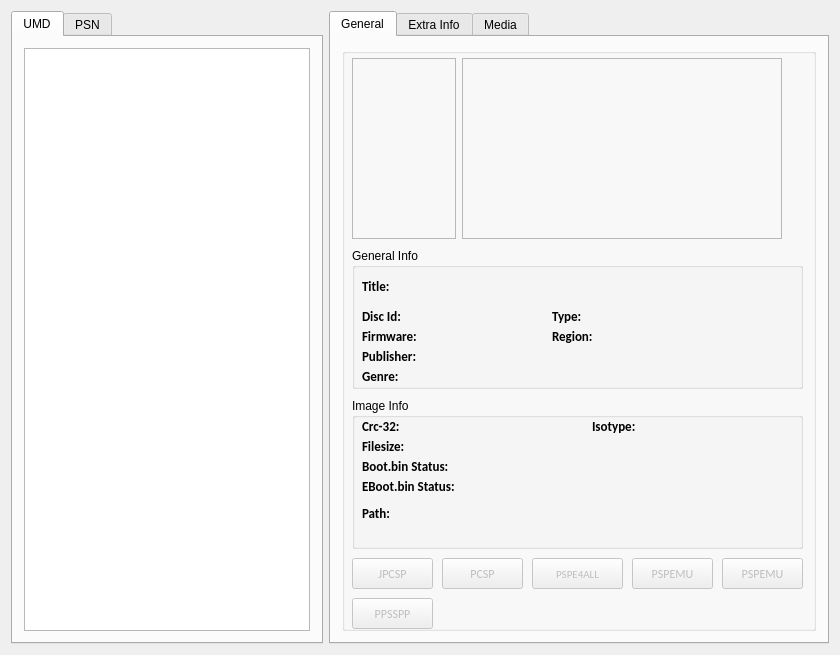
<?xml version="1.0" encoding="UTF-8"?>
<ui version="4.0">
 <class>umdWidget</class>
 <widget class="QWidget" name="umdWidget">
  <property name="geometry">
   <rect>
    <x>0</x>
    <y>0</y>
    <width>840</width>
    <height>655</height>
   </rect>
  </property>
  <property name="minimumSize">
   <size>
    <width>840</width>
    <height>605</height>
   </size>
  </property>
  <property name="windowTitle">
   <string>umdWidget</string>
  </property>
  <layout class="QHBoxLayout" name="horizontalLayout">
   <item>
    <widget class="QTabWidget" name="tabWidget">
     <property name="currentIndex">
      <number>0</number>
     </property>
     <widget class="QWidget" name="tab">
      <attribute name="title">
       <string>UMD</string>
      </attribute>
      <layout class="QHBoxLayout" name="horizontalLayout_2">
       <item>
        <widget class="QTreeView" name="umdList">
         <property name="rootIsDecorated">
          <bool>false</bool>
         </property>
         <property name="itemsExpandable">
          <bool>false</bool>
         </property>
         <property name="sortingEnabled">
          <bool>true</bool>
         </property>
         <attribute name="headerCascadingSectionResizes">
          <bool>false</bool>
         </attribute>
        </widget>
       </item>
      </layout>
     </widget>
     <widget class="QWidget" name="tab_2">
      <attribute name="title">
       <string>PSN</string>
      </attribute>
      <layout class="QHBoxLayout" name="horizontalLayout_3">
       <item>
        <widget class="QTreeView" name="psnList">
         <property name="rootIsDecorated">
          <bool>false</bool>
         </property>
         <property name="itemsExpandable">
          <bool>false</bool>
         </property>
         <property name="sortingEnabled">
          <bool>true</bool>
         </property>
         <attribute name="headerCascadingSectionResizes">
          <bool>false</bool>
         </attribute>
        </widget>
       </item>
      </layout>
     </widget>
    </widget>
   </item>
   <item>
    <widget class="QTabWidget" name="tabWidget_2">
     <property name="sizePolicy">
      <sizepolicy hsizetype="Preferred" vsizetype="Preferred">
       <horstretch>0</horstretch>
       <verstretch>0</verstretch>
      </sizepolicy>
     </property>
     <property name="minimumSize">
      <size>
       <width>500</width>
       <height>587</height>
      </size>
     </property>
     <property name="maximumSize">
      <size>
       <width>16777215</width>
       <height>16777215</height>
      </size>
     </property>
     <property name="currentIndex">
      <number>0</number>
     </property>
     <widget class="QWidget" name="tab_5">
      <attribute name="title">
       <string>General</string>
      </attribute>
      <layout class="QHBoxLayout" name="horizontalLayout_4">
       <item>
        <widget class="QGroupBox" name="groupBox_2">
         <property name="minimumSize">
          <size>
           <width>450</width>
           <height>549</height>
          </size>
         </property>
         <property name="title">
          <string/>
         </property>
         <widget class="QLabel" name="coverpix">
          <property name="geometry">
           <rect>
            <x>10</x>
            <y>10</y>
            <width>104</width>
            <height>181</height>
           </rect>
          </property>
          <property name="minimumSize">
           <size>
            <width>104</width>
            <height>181</height>
           </size>
          </property>
          <property name="maximumSize">
           <size>
            <width>104</width>
            <height>181</height>
           </size>
          </property>
          <property name="frameShape">
           <enum>QFrame::StyledPanel</enum>
          </property>
          <property name="frameShadow">
           <enum>QFrame::Plain</enum>
          </property>
          <property name="text">
           <string/>
          </property>
          <property name="scaledContents">
           <bool>false</bool>
          </property>
          <property name="margin">
           <number>0</number>
          </property>
          <property name="indent">
           <number>-1</number>
          </property>
         </widget>
         <widget class="QLabel" name="screenshotpix">
          <property name="geometry">
           <rect>
            <x>120</x>
            <y>10</y>
            <width>320</width>
            <height>181</height>
           </rect>
          </property>
          <property name="minimumSize">
           <size>
            <width>320</width>
            <height>181</height>
           </size>
          </property>
          <property name="maximumSize">
           <size>
            <width>320</width>
            <height>181</height>
           </size>
          </property>
          <property name="frameShape">
           <enum>QFrame::StyledPanel</enum>
          </property>
          <property name="frameShadow">
           <enum>QFrame::Plain</enum>
          </property>
          <property name="text">
           <string/>
          </property>
          <property name="scaledContents">
           <bool>false</bool>
          </property>
          <property name="margin">
           <number>0</number>
          </property>
          <property name="indent">
           <number>-1</number>
          </property>
         </widget>
         <widget class="QGroupBox" name="groupBox_3">
          <property name="geometry">
           <rect>
            <x>10</x>
            <y>200</y>
            <width>451</width>
            <height>141</height>
           </rect>
          </property>
          <property name="title">
           <string>General Info</string>
          </property>
          <widget class="QLabel" name="collectionfwlabel">
           <property name="geometry">
            <rect>
             <x>80</x>
             <y>80</y>
             <width>111</width>
             <height>16</height>
            </rect>
           </property>
           <property name="font">
            <font>
             <family>Calibri</family>
             <pointsize>10</pointsize>
            </font>
           </property>
           <property name="text">
            <string/>
           </property>
          </widget>
          <widget class="QLabel" name="label_17">
           <property name="geometry">
            <rect>
             <x>10</x>
             <y>80</y>
             <width>61</width>
             <height>16</height>
            </rect>
           </property>
           <property name="font">
            <font>
             <family>Calibri</family>
             <pointsize>10</pointsize>
             <weight>75</weight>
             <bold>true</bold>
            </font>
           </property>
           <property name="text">
            <string>Firmware:</string>
           </property>
          </widget>
          <widget class="QLabel" name="label_18">
           <property name="geometry">
            <rect>
             <x>10</x>
             <y>60</y>
             <width>61</width>
             <height>16</height>
            </rect>
           </property>
           <property name="font">
            <font>
             <family>Calibri</family>
             <pointsize>10</pointsize>
             <weight>75</weight>
             <bold>true</bold>
            </font>
           </property>
           <property name="text">
            <string>Disc Id:</string>
           </property>
          </widget>
          <widget class="QLabel" name="label_19">
           <property name="geometry">
            <rect>
             <x>200</x>
             <y>60</y>
             <width>41</width>
             <height>16</height>
            </rect>
           </property>
           <property name="font">
            <font>
             <family>Calibri</family>
             <pointsize>10</pointsize>
             <weight>75</weight>
             <bold>true</bold>
            </font>
           </property>
           <property name="text">
            <string>Type:</string>
           </property>
          </widget>
          <widget class="QLabel" name="collectiontypelabel">
           <property name="geometry">
            <rect>
             <x>250</x>
             <y>60</y>
             <width>171</width>
             <height>16</height>
            </rect>
           </property>
           <property name="font">
            <font>
             <family>Calibri</family>
             <pointsize>10</pointsize>
            </font>
           </property>
           <property name="text">
            <string/>
           </property>
          </widget>
          <widget class="QLabel" name="label_20">
           <property name="geometry">
            <rect>
             <x>200</x>
             <y>80</y>
             <width>41</width>
             <height>16</height>
            </rect>
           </property>
           <property name="font">
            <font>
             <family>Calibri</family>
             <pointsize>10</pointsize>
             <weight>75</weight>
             <bold>true</bold>
            </font>
           </property>
           <property name="text">
            <string>Region:</string>
           </property>
          </widget>
          <widget class="QLabel" name="collectiondiscidlabel">
           <property name="geometry">
            <rect>
             <x>80</x>
             <y>60</y>
             <width>111</width>
             <height>16</height>
            </rect>
           </property>
           <property name="font">
            <font>
             <family>Calibri</family>
             <pointsize>10</pointsize>
            </font>
           </property>
           <property name="text">
            <string/>
           </property>
          </widget>
          <widget class="QLabel" name="collectionregionlabel">
           <property name="geometry">
            <rect>
             <x>250</x>
             <y>80</y>
             <width>171</width>
             <height>16</height>
            </rect>
           </property>
           <property name="font">
            <font>
             <family>Calibri</family>
             <pointsize>10</pointsize>
            </font>
           </property>
           <property name="text">
            <string/>
           </property>
          </widget>
          <widget class="QLabel" name="label_21">
           <property name="geometry">
            <rect>
             <x>10</x>
             <y>30</y>
             <width>61</width>
             <height>16</height>
            </rect>
           </property>
           <property name="font">
            <font>
             <family>Calibri</family>
             <pointsize>10</pointsize>
             <weight>75</weight>
             <bold>true</bold>
            </font>
           </property>
           <property name="text">
            <string>Title:</string>
           </property>
          </widget>
          <widget class="QLabel" name="collectiontitlelabel">
           <property name="geometry">
            <rect>
             <x>80</x>
             <y>20</y>
             <width>341</width>
             <height>31</height>
            </rect>
           </property>
           <property name="font">
            <font>
             <family>Calibri</family>
             <pointsize>10</pointsize>
             <weight>75</weight>
             <bold>true</bold>
            </font>
           </property>
           <property name="text">
            <string/>
           </property>
           <property name="wordWrap">
            <bool>true</bool>
           </property>
          </widget>
          <widget class="QLabel" name="genrelcollectionlabel">
           <property name="geometry">
            <rect>
             <x>80</x>
             <y>120</y>
             <width>301</width>
             <height>16</height>
            </rect>
           </property>
           <property name="font">
            <font>
             <family>Calibri</family>
             <pointsize>10</pointsize>
            </font>
           </property>
           <property name="text">
            <string/>
           </property>
          </widget>
          <widget class="QLabel" name="publishercollectionlabel">
           <property name="geometry">
            <rect>
             <x>80</x>
             <y>100</y>
             <width>281</width>
             <height>16</height>
            </rect>
           </property>
           <property name="font">
            <font>
             <family>Calibri</family>
             <pointsize>10</pointsize>
            </font>
           </property>
           <property name="text">
            <string/>
           </property>
          </widget>
          <widget class="QLabel" name="label_15">
           <property name="geometry">
            <rect>
             <x>10</x>
             <y>120</y>
             <width>61</width>
             <height>16</height>
            </rect>
           </property>
           <property name="font">
            <font>
             <family>Calibri</family>
             <pointsize>10</pointsize>
             <weight>75</weight>
             <bold>true</bold>
            </font>
           </property>
           <property name="text">
            <string>Genre:</string>
           </property>
          </widget>
          <widget class="QLabel" name="label_14">
           <property name="geometry">
            <rect>
             <x>10</x>
             <y>100</y>
             <width>61</width>
             <height>16</height>
            </rect>
           </property>
           <property name="font">
            <font>
             <family>Calibri</family>
             <pointsize>10</pointsize>
             <weight>75</weight>
             <bold>true</bold>
            </font>
           </property>
           <property name="text">
            <string>Publisher:</string>
           </property>
          </widget>
         </widget>
         <widget class="QGroupBox" name="groupBox_4">
          <property name="geometry">
           <rect>
            <x>10</x>
            <y>350</y>
            <width>451</width>
            <height>151</height>
           </rect>
          </property>
          <property name="title">
           <string>Image Info</string>
          </property>
          <widget class="QLabel" name="label_16">
           <property name="geometry">
            <rect>
             <x>10</x>
             <y>20</y>
             <width>61</width>
             <height>16</height>
            </rect>
           </property>
           <property name="font">
            <font>
             <family>Calibri</family>
             <pointsize>10</pointsize>
             <weight>75</weight>
             <bold>true</bold>
            </font>
           </property>
           <property name="text">
            <string>Crc-32:</string>
           </property>
          </widget>
          <widget class="QLabel" name="crclabel">
           <property name="geometry">
            <rect>
             <x>80</x>
             <y>20</y>
             <width>111</width>
             <height>16</height>
            </rect>
           </property>
           <property name="font">
            <font>
             <family>Calibri</family>
             <pointsize>10</pointsize>
            </font>
           </property>
           <property name="text">
            <string/>
           </property>
          </widget>
          <widget class="QLabel" name="label_23">
           <property name="geometry">
            <rect>
             <x>240</x>
             <y>20</y>
             <width>71</width>
             <height>16</height>
            </rect>
           </property>
           <property name="font">
            <font>
             <family>Calibri</family>
             <pointsize>10</pointsize>
             <weight>75</weight>
             <bold>true</bold>
            </font>
           </property>
           <property name="text">
            <string>Isotype:</string>
           </property>
          </widget>
          <widget class="QLabel" name="collectionisotypelabel">
           <property name="geometry">
            <rect>
             <x>290</x>
             <y>20</y>
             <width>111</width>
             <height>16</height>
            </rect>
           </property>
           <property name="font">
            <font>
             <family>Calibri</family>
             <pointsize>10</pointsize>
            </font>
           </property>
           <property name="text">
            <string/>
           </property>
          </widget>
          <widget class="QLabel" name="label_24">
           <property name="geometry">
            <rect>
             <x>10</x>
             <y>100</y>
             <width>61</width>
             <height>31</height>
            </rect>
           </property>
           <property name="font">
            <font>
             <family>Calibri</family>
             <pointsize>10</pointsize>
             <weight>75</weight>
             <bold>true</bold>
            </font>
           </property>
           <property name="text">
            <string>Path:</string>
           </property>
          </widget>
          <widget class="QLabel" name="pathlabel">
           <property name="geometry">
            <rect>
             <x>80</x>
             <y>100</y>
             <width>351</width>
             <height>41</height>
            </rect>
           </property>
           <property name="font">
            <font>
             <family>Calibri</family>
             <pointsize>10</pointsize>
            </font>
           </property>
           <property name="text">
            <string/>
           </property>
           <property name="scaledContents">
            <bool>false</bool>
           </property>
           <property name="wordWrap">
            <bool>true</bool>
           </property>
          </widget>
          <widget class="QLabel" name="label_25">
           <property name="geometry">
            <rect>
             <x>10</x>
             <y>40</y>
             <width>61</width>
             <height>16</height>
            </rect>
           </property>
           <property name="font">
            <font>
             <family>Calibri</family>
             <pointsize>10</pointsize>
             <weight>75</weight>
             <bold>true</bold>
            </font>
           </property>
           <property name="text">
            <string>Filesize:</string>
           </property>
          </widget>
          <widget class="QLabel" name="filesizelabel">
           <property name="geometry">
            <rect>
             <x>80</x>
             <y>40</y>
             <width>151</width>
             <height>16</height>
            </rect>
           </property>
           <property name="font">
            <font>
             <family>Calibri</family>
             <pointsize>10</pointsize>
            </font>
           </property>
           <property name="text">
            <string/>
           </property>
          </widget>
          <widget class="QLabel" name="label_26">
           <property name="geometry">
            <rect>
             <x>10</x>
             <y>60</y>
             <width>101</width>
             <height>16</height>
            </rect>
           </property>
           <property name="font">
            <font>
             <family>Calibri</family>
             <pointsize>10</pointsize>
             <weight>75</weight>
             <bold>true</bold>
            </font>
           </property>
           <property name="text">
            <string>Boot.bin Status:</string>
           </property>
          </widget>
          <widget class="QLabel" name="bootbinstatuslabel">
           <property name="geometry">
            <rect>
             <x>120</x>
             <y>60</y>
             <width>191</width>
             <height>20</height>
            </rect>
           </property>
           <property name="font">
            <font>
             <family>Calibri</family>
             <pointsize>10</pointsize>
            </font>
           </property>
           <property name="text">
            <string/>
           </property>
          </widget>
          <widget class="QLabel" name="label_27">
           <property name="geometry">
            <rect>
             <x>10</x>
             <y>80</y>
             <width>101</width>
             <height>16</height>
            </rect>
           </property>
           <property name="font">
            <font>
             <family>Calibri</family>
             <pointsize>10</pointsize>
             <weight>75</weight>
             <bold>true</bold>
            </font>
           </property>
           <property name="text">
            <string>EBoot.bin Status:</string>
           </property>
          </widget>
          <widget class="QLabel" name="ebootbinstatuslabel">
           <property name="geometry">
            <rect>
             <x>120</x>
             <y>80</y>
             <width>191</width>
             <height>20</height>
            </rect>
           </property>
           <property name="font">
            <font>
             <family>Calibri</family>
             <pointsize>10</pointsize>
            </font>
           </property>
           <property name="text">
            <string/>
           </property>
          </widget>
         </widget>
         <widget class="QPushButton" name="CPSPEMUbutton">
          <property name="enabled">
           <bool>false</bool>
          </property>
          <property name="geometry">
           <rect>
            <x>380</x>
            <y>510</y>
            <width>81</width>
            <height>31</height>
           </rect>
          </property>
          <property name="font">
           <font>
            <family>Calibri</family>
           </font>
          </property>
          <property name="toolTip">
           <string>&lt;html&gt;&lt;head/&gt;&lt;body&gt;&lt;p&gt;Click to start PSPEMU (C# version) emulator&lt;/p&gt;&lt;/body&gt;&lt;/html&gt;</string>
          </property>
          <property name="text">
           <string>PSPEMU</string>
          </property>
          <property name="icon">
           <iconset resource="../../res/pspudb.qrc">
            <normaloff>:/pspudb/images/cpspemu.png</normaloff>:/pspudb/images/cpspemu.png</iconset>
          </property>
          <property name="iconSize">
           <size>
            <width>32</width>
            <height>32</height>
           </size>
          </property>
         </widget>
         <widget class="QPushButton" name="JPCSPbutton">
          <property name="enabled">
           <bool>false</bool>
          </property>
          <property name="geometry">
           <rect>
            <x>10</x>
            <y>510</y>
            <width>81</width>
            <height>31</height>
           </rect>
          </property>
          <property name="font">
           <font>
            <family>Calibri</family>
           </font>
          </property>
          <property name="toolTip">
           <string>Click to start JPCSP emulator</string>
          </property>
          <property name="text">
           <string>JPCSP</string>
          </property>
          <property name="icon">
           <iconset resource="../../res/pspudb.qrc">
            <normaloff>:/pspudb/images/psp.png</normaloff>:/pspudb/images/psp.png</iconset>
          </property>
          <property name="iconSize">
           <size>
            <width>32</width>
            <height>32</height>
           </size>
          </property>
         </widget>
         <widget class="QPushButton" name="PSPEMUbutton">
          <property name="enabled">
           <bool>false</bool>
          </property>
          <property name="geometry">
           <rect>
            <x>290</x>
            <y>510</y>
            <width>81</width>
            <height>31</height>
           </rect>
          </property>
          <property name="font">
           <font>
            <family>Calibri</family>
           </font>
          </property>
          <property name="toolTip">
           <string>Click to start PSPEMU (D version) emulator</string>
          </property>
          <property name="text">
           <string>PSPEMU</string>
          </property>
          <property name="icon">
           <iconset resource="../../res/pspudb.qrc">
            <normaloff>:/pspudb/images/pspemu.png</normaloff>:/pspudb/images/pspemu.png</iconset>
          </property>
          <property name="iconSize">
           <size>
            <width>32</width>
            <height>32</height>
           </size>
          </property>
         </widget>
         <widget class="QPushButton" name="PCSPbutton">
          <property name="enabled">
           <bool>false</bool>
          </property>
          <property name="geometry">
           <rect>
            <x>100</x>
            <y>510</y>
            <width>81</width>
            <height>31</height>
           </rect>
          </property>
          <property name="font">
           <font>
            <family>Calibri</family>
           </font>
          </property>
          <property name="toolTip">
           <string>Click to start PCSP emulator</string>
          </property>
          <property name="text">
           <string>PCSP</string>
          </property>
          <property name="icon">
           <iconset resource="../../res/pspudb.qrc">
            <normaloff>:/pspudb/images/pcsp-logo.png</normaloff>:/pspudb/images/pcsp-logo.png</iconset>
          </property>
          <property name="iconSize">
           <size>
            <width>32</width>
            <height>32</height>
           </size>
          </property>
         </widget>
         <widget class="QPushButton" name="PSPEbutton">
          <property name="enabled">
           <bool>false</bool>
          </property>
          <property name="geometry">
           <rect>
            <x>190</x>
            <y>510</y>
            <width>91</width>
            <height>31</height>
           </rect>
          </property>
          <property name="font">
           <font>
            <family>Calibri</family>
            <pointsize>8</pointsize>
           </font>
          </property>
          <property name="toolTip">
           <string>&lt;html&gt;&lt;head/&gt;&lt;body&gt;&lt;p&gt;Click to start PSPE4ALL emulator&lt;/p&gt;&lt;/body&gt;&lt;/html&gt;</string>
          </property>
          <property name="text">
           <string>PSPE4ALL</string>
          </property>
          <property name="icon">
           <iconset resource="../../res/pspudb.qrc">
            <normaloff>:/pspudb/images/pspe4all.ico</normaloff>:/pspudb/images/pspe4all.ico</iconset>
          </property>
          <property name="iconSize">
           <size>
            <width>32</width>
            <height>32</height>
           </size>
          </property>
         </widget>
         <widget class="QPushButton" name="PPSSPPbutton">
          <property name="enabled">
           <bool>false</bool>
          </property>
          <property name="geometry">
           <rect>
            <x>10</x>
            <y>550</y>
            <width>81</width>
            <height>31</height>
           </rect>
          </property>
          <property name="font">
           <font>
            <family>Calibri</family>
           </font>
          </property>
          <property name="toolTip">
           <string>Click to start PPSSPP emulator</string>
          </property>
          <property name="text">
           <string>PPSSPP</string>
          </property>
          <property name="icon">
           <iconset resource="../../res/pspudb.qrc">
            <normaloff>:/pspudb/images/ppsspp.ico</normaloff>:/pspudb/images/ppsspp.ico</iconset>
          </property>
          <property name="iconSize">
           <size>
            <width>32</width>
            <height>32</height>
           </size>
          </property>
         </widget>
        </widget>
       </item>
      </layout>
     </widget>
     <widget class="QWidget" name="tab_10">
      <attribute name="title">
       <string>Extra Info</string>
      </attribute>
      <widget class="QTextEdit" name="descriptionTextEdit">
       <property name="geometry">
        <rect>
         <x>10</x>
         <y>150</y>
         <width>411</width>
         <height>241</height>
        </rect>
       </property>
       <property name="readOnly">
        <bool>true</bool>
       </property>
       <property name="html">
        <string>&lt;!DOCTYPE HTML PUBLIC &quot;-//W3C//DTD HTML 4.0//EN&quot; &quot;http://www.w3.org/TR/REC-html40/strict.dtd&quot;&gt;
&lt;html&gt;&lt;head&gt;&lt;meta name=&quot;qrichtext&quot; content=&quot;1&quot; /&gt;&lt;style type=&quot;text/css&quot;&gt;
p, li { white-space: pre-wrap; }
&lt;/style&gt;&lt;/head&gt;&lt;body style=&quot; font-family:'MS Shell Dlg 2'; font-size:8.25pt; font-weight:400; font-style:normal;&quot;&gt;
&lt;p style=&quot;-qt-paragraph-type:empty; margin-top:0px; margin-bottom:0px; margin-left:0px; margin-right:0px; -qt-block-indent:0; text-indent:0px; font-size:8pt;&quot;&gt;&lt;br /&gt;&lt;/p&gt;&lt;/body&gt;&lt;/html&gt;</string>
       </property>
      </widget>
      <widget class="QLabel" name="label_37">
       <property name="geometry">
        <rect>
         <x>10</x>
         <y>130</y>
         <width>71</width>
         <height>16</height>
        </rect>
       </property>
       <property name="font">
        <font>
         <family>Calibri</family>
         <pointsize>10</pointsize>
         <weight>75</weight>
         <bold>true</bold>
        </font>
       </property>
       <property name="text">
        <string>Description:</string>
       </property>
      </widget>
      <widget class="QLabel" name="label_38">
       <property name="geometry">
        <rect>
         <x>10</x>
         <y>30</y>
         <width>71</width>
         <height>16</height>
        </rect>
       </property>
       <property name="font">
        <font>
         <family>Calibri</family>
         <pointsize>10</pointsize>
         <weight>75</weight>
         <bold>true</bold>
        </font>
       </property>
       <property name="text">
        <string>Multiplayer:</string>
       </property>
      </widget>
      <widget class="QTextEdit" name="multiplayerlabel">
       <property name="geometry">
        <rect>
         <x>90</x>
         <y>30</y>
         <width>171</width>
         <height>41</height>
        </rect>
       </property>
       <property name="frameShape">
        <enum>QFrame::NoFrame</enum>
       </property>
       <property name="frameShadow">
        <enum>QFrame::Plain</enum>
       </property>
       <property name="readOnly">
        <bool>true</bool>
       </property>
      </widget>
      <widget class="QLabel" name="label_22">
       <property name="geometry">
        <rect>
         <x>10</x>
         <y>80</y>
         <width>71</width>
         <height>31</height>
        </rect>
       </property>
       <property name="font">
        <font>
         <family>Calibri</family>
         <pointsize>10</pointsize>
         <weight>75</weight>
         <bold>true</bold>
        </font>
       </property>
       <property name="text">
        <string>Language:</string>
       </property>
      </widget>
      <widget class="QLabel" name="languagecollectionlabel">
       <property name="geometry">
        <rect>
         <x>90</x>
         <y>80</y>
         <width>331</width>
         <height>31</height>
        </rect>
       </property>
       <property name="font">
        <font>
         <family>Calibri</family>
         <pointsize>10</pointsize>
        </font>
       </property>
       <property name="text">
        <string/>
       </property>
       <property name="wordWrap">
        <bool>true</bool>
       </property>
      </widget>
     </widget>
     <widget class="QWidget" name="tab_6">
      <attribute name="title">
       <string>Media</string>
      </attribute>
      <widget class="QListView" name="listView">
       <property name="geometry">
        <rect>
         <x>10</x>
         <y>400</y>
         <width>441</width>
         <height>125</height>
        </rect>
       </property>
       <property name="minimumSize">
        <size>
         <width>0</width>
         <height>125</height>
        </size>
       </property>
       <property name="maximumSize">
        <size>
         <width>16777215</width>
         <height>125</height>
        </size>
       </property>
       <property name="layoutDirection">
        <enum>Qt::LeftToRight</enum>
       </property>
       <property name="verticalScrollBarPolicy">
        <enum>Qt::ScrollBarAsNeeded</enum>
       </property>
       <property name="horizontalScrollBarPolicy">
        <enum>Qt::ScrollBarAlwaysOn</enum>
       </property>
       <property name="editTriggers">
        <set>QAbstractItemView::DoubleClicked</set>
       </property>
       <property name="iconSize">
        <size>
         <width>150</width>
         <height>120</height>
        </size>
       </property>
       <property name="horizontalScrollMode">
        <enum>QAbstractItemView::ScrollPerItem</enum>
       </property>
       <property name="movement">
        <enum>QListView::Static</enum>
       </property>
       <property name="flow">
        <enum>QListView::LeftToRight</enum>
       </property>
       <property name="isWrapping" stdset="0">
        <bool>false</bool>
       </property>
       <property name="resizeMode">
        <enum>QListView::Fixed</enum>
       </property>
       <property name="viewMode">
        <enum>QListView::IconMode</enum>
       </property>
       <property name="uniformItemSizes">
        <bool>true</bool>
       </property>
      </widget>
      <widget class="QLabel" name="label_2">
       <property name="geometry">
        <rect>
         <x>10</x>
         <y>370</y>
         <width>441</width>
         <height>16</height>
        </rect>
       </property>
       <property name="text">
        <string>Screenshots gallery (double click on image for bigger view)</string>
       </property>
      </widget>
     </widget>
    </widget>
   </item>
  </layout>
 </widget>
 <layoutdefault spacing="6" margin="11"/>
 <resources>
  <include location="../../res/pspudb.qrc"/>
 </resources>
 <connections>
  <connection>
   <sender>JPCSPbutton</sender>
   <signal>pressed()</signal>
   <receiver>umdWidget</receiver>
   <slot>RunJPCSP()</slot>
   <hints>
    <hint type="sourcelabel">
     <x>430</x>
     <y>576</y>
    </hint>
    <hint type="destinationlabel">
     <x>422</x>
     <y>678</y>
    </hint>
   </hints>
  </connection>
  <connection>
   <sender>PCSPbutton</sender>
   <signal>pressed()</signal>
   <receiver>umdWidget</receiver>
   <slot>RunPCSP()</slot>
   <hints>
    <hint type="sourcelabel">
     <x>522</x>
     <y>580</y>
    </hint>
    <hint type="destinationlabel">
     <x>557</x>
     <y>687</y>
    </hint>
   </hints>
  </connection>
  <connection>
   <sender>PSPEbutton</sender>
   <signal>pressed()</signal>
   <receiver>umdWidget</receiver>
   <slot>RunPSPE()</slot>
   <hints>
    <hint type="sourcelabel">
     <x>622</x>
     <y>580</y>
    </hint>
    <hint type="destinationlabel">
     <x>694</x>
     <y>672</y>
    </hint>
   </hints>
  </connection>
  <connection>
   <sender>PSPEMUbutton</sender>
   <signal>pressed()</signal>
   <receiver>umdWidget</receiver>
   <slot>RunPSPEMUD()</slot>
   <hints>
    <hint type="sourcelabel">
     <x>712</x>
     <y>580</y>
    </hint>
    <hint type="destinationlabel">
     <x>398</x>
     <y>668</y>
    </hint>
   </hints>
  </connection>
  <connection>
   <sender>CPSPEMUbutton</sender>
   <signal>pressed()</signal>
   <receiver>umdWidget</receiver>
   <slot>RunCSPSPEMU()</slot>
   <hints>
    <hint type="sourcelabel">
     <x>802</x>
     <y>580</y>
    </hint>
    <hint type="destinationlabel">
     <x>521</x>
     <y>666</y>
    </hint>
   </hints>
  </connection>
  <connection>
   <sender>PPSSPPbutton</sender>
   <signal>pressed()</signal>
   <receiver>umdWidget</receiver>
   <slot>RunPPSSPP()</slot>
   <hints>
    <hint type="sourcelabel">
     <x>396</x>
     <y>612</y>
    </hint>
    <hint type="destinationlabel">
     <x>397</x>
     <y>660</y>
    </hint>
   </hints>
  </connection>
 </connections>
 <slots>
  <slot>RefreshFilesTable(int)</slot>
  <slot>RunJPCSP()</slot>
  <slot>RunCSPSPEMU()</slot>
  <slot>RunPCSP()</slot>
  <slot>RunPSPE()</slot>
  <slot>RunPSPEMUD()</slot>
  <slot>RunPPSSPP()</slot>
 </slots>
</ui>
